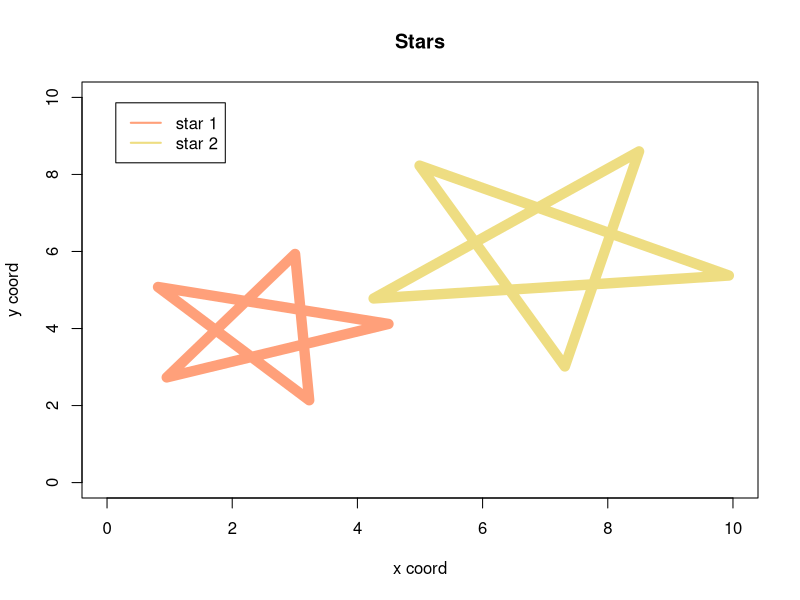

The R script that drew this image:
# PROBLEM #1:

# set.seed(456)
# x <- round(rnorm(50,5,2),3)
# cat("Mean:", mean(x), "\nMedian: ", median(x))
# cat("\nStandard Deviation: ", sd(x), 
#     "\nInterquartile range: ", IQR(x))
# cat("\n30th percentile: ", quantile(x, .25))
# boxplot(x)



# # PROBLEM #2: 
# set.seed(123)
# x <- round(rnorm(100,5,2), 3)
# dens <- density(x)
# plot(dens)
# breakpoints <- c(0, 3, 5, 8, 10)
# u <- hist(x, breaks=breakpoints, freq=FALSE, ylim=c(0, 0.25),
#           xlab="Magnitudes (Richter scale)",
#           ylab="Density", main="Earthquake Intensity", col="tan")
# lines(dens, col="blue", lw=2)



# # PROBLEM #3:
# # star 1
pdf("stars.pdf")
x1 <- c(0.954, 4.496, 0.815, 3.23, 3.004, 0.954)
y1 <- c(2.731, 4.119, 5.078, 2.138, 5.935, 2.731)
# star 2
x2 <- c(4.259, 9.934, 4.993, 7.314, 8.5, 4.259)
y2 <- c(4.78, 5.376, 8.229, 3.016, 8.598, 4.78)

plot( x1, y1,xlab = "x coord", ylab="y coord",main="Stars", pch=1, xlim=c(0,10), ylim=c(0, 10), col="lightsalmon")
lines(x1, y1, col="lightsalmon", lwd=10)
par(new=TRUE, col="black")
#plot(x2, y2, pch=1, xlim=c(0,10), ylim=c(0,10), col="lightgoldenrod", ylab="test")
lines(x2, y2, col="lightgoldenrod", lwd=10)
labels <- c("star 1", "star 2")
legend("topleft", inset=.05, labels, lwd=2, col=c("lightsalmon", "lightgoldenrod"), lty=c(1,1))
dev.off()
